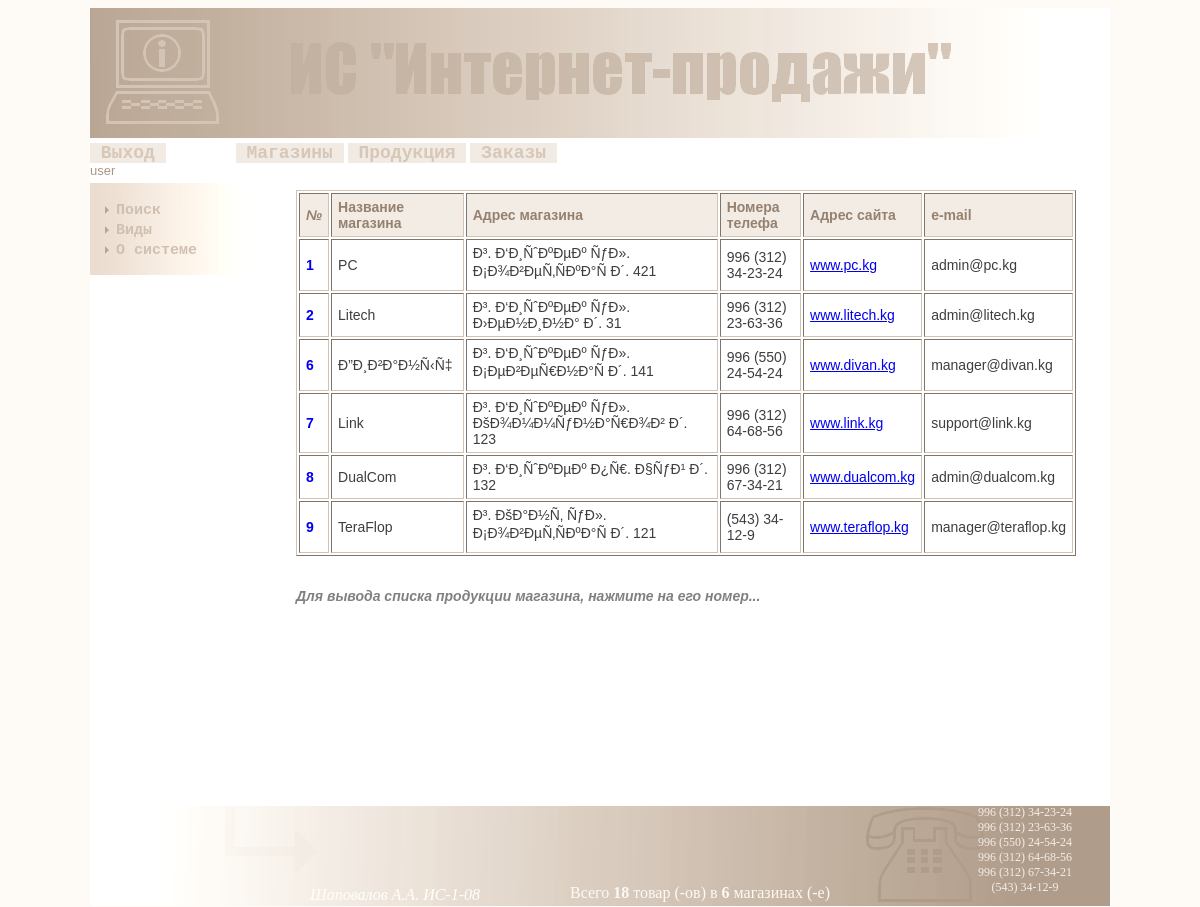
The page /index.php?link=shops (signed in) on the database its author committed.
### tables this page shows
CREATE TABLE IF NOT EXISTS `shops` (
  `id` int(11) NOT NULL AUTO_INCREMENT,
  `name` varchar(255) DEFAULT NULL,
  `address` varchar(255) DEFAULT NULL,
  `tel` varchar(100) DEFAULT NULL,
  `site` varchar(100) DEFAULT NULL,
  `email` varchar(100) DEFAULT NULL,
  PRIMARY KEY (`id`),
  UNIQUE KEY `id_UNIQUE` (`id`)
);

### www/server/action.php (called while the page is built, shortened)
<?
if(isset($_GET['link']) and $_GET['link']=='products')
{
	include('server/products.php');
}
elseif(isset($_GET['link']) and $_GET['link']=='shops')
{
	include('server/shops.php');
}
elseif(isset($_GET['link']) and $_GET['link']=='orders')
{
	include('server/orders.php');
}
elseif(isset($_GET['link']) and $_GET['link']=='deliveries')
{
	include('server/deliveries.php');
}
elseif(isset($_GET['link']) and $_GET['link']=='search')
{
	include('server/search.php');
}
elseif(isset($_GET['link']) and $_GET['link']=='type')
{
	include('server/type.php');
}
elseif((isset($_GET['link']) and $_GET['link']=='about') or (!isset($_GET['link'])))
{
	include('server/about.php');
}
elseif(isset($_GET['link']) and $_GET['link']=='')
{
	$content='<b>Неверный запрос!!!</b>';
	$keywords='Неверный запрос';
	$title='Неверный запрос';
	$description='Неверный запрос к системе';
}
?>

### www/server/shops.php (the view, shortened to what this page needs)
<?
if(isset($_POST['edit_shop']) and $_SESSION['type']=='admin')
{
	if(!empty($_POST['edit_shopid']) and !empty($_POST['edit_name']) and !empty($_POST['edit_address']) and !empty($_POST['edit_tel']) and !empty($_POST['edit_site']) and !empty($_POST['edit_email']))
	{
		$edit_shopid=$_POST['edit_shopid'];
		$edit_name=$_POST['edit_name'];
		$edit_address=$_POST['edit_address'];
		$edit_tel=$_POST['edit_tel'];
		$edit_site=$_POST['edit_site'];
		$edit_email=$_POST['edit_email'];
		$update=$mysql->query("UPDATE shops SET name='$edit_name', address='$edit_address', tel='$edit_tel', site='$edit_site', email='$edit_email' WHERE id='$edit_shopid'");
		if($update)
		{$content='Информация о магазине <b> '.$edit_name.' </b>успешно обновлена!';}
		else{$content='<b>Ошибка при обновлении информации о магазине!</b>';}
	}
	else{$content='<b>Поля не должны содержать пустых значений!</b>';}
	$title='Обновление информации о магазине';
}
else{
if(isset($_GET['shop_edit']) and $_SESSION['type']=='admin')
{
	if(!empty($_GET['shop_edit']) and is_numeric($_GET['shop_edit']))
	{
		$shop_id=(int)$_GET['shop_edit'];
		$get_shop=$mysql->query("SELECT * FROM shops WHERE id='$shop_id'");
		if($get_shop)
		{
			$row=$get_shop->fetch_array();
			$content='<form method="post" action="'.$_SERVER['PHP_SELF'].'?'.$_SERVER['QUERY_STRING'].'"><table border=1><tr id="table_head"><td>№</td><td>Название</td><td>Адрес</td><td>Телефон</td><td>Сайт</td><td>e-mail</td></tr><tr><td><input type="hidden" name="edit_shopid" value="'.$row['id'].'">'.$row['id'].'</td><td><input type="text" name="edit_name" size="30" maxlength="255" value="'.$row['name'].'"></td><td><input type="text" name="edit_address" size="20" maxlength="255" value="'.$row['address'].'"></td><td><input type="text" name="edit_tel" size="10" maxlength="255" value="'.$row['tel'].'"></td><td><input type="text" name="edit_site" size="10" maxlength="255" value="'.$row['site'].'"></td><td><input type="text" name="edit_email" size="10" maxlength="255" value="'.$row['email'].'"></td></tr></table><br><input type="submit" name="edit_shop" value="Сохранить изменения"></form>';
		}
		else{$content='<b>Ошибка при выборке магазина!</b>';}
	}
	else{$content='<b>Некорректный параметр в строке запроса!</b>';}
	$title='Редактирование магазина';
}
else{
if(isset($_POST['add_shop']) and $_SESSION['type']=='admin')
{
	$title='Добавление магазина';
	if(empty($_POST['add_shop_email']) or empty($_POST['add_shop_site']) or empty($_POST['add_shop_tel']) or empty($_POST['add_shop_address']) or empty($_POST['add_shop_name']))
	{$content='<b>Пустые значения недопустимы!</b>';}
	else
	{
		$add_shop_email=$_POST['add_shop_email'];
		$add_shop_site=$_POST['add_shop_site'];
		$add_shop_tel=$_POST['add_shop_tel'];
		$add_shop_address=$_POST['add_shop_address'];
		$add_shop_name=$_POST['add_shop_name'];
		$insert=$mysql->query("INSERT INTO shops (`id`,`name`,`address`,`tel`,`site`,`email`) VALUES (NULL,'$add_shop_name','$add_shop_address','$add_shop_tel','$add_shop_site','$add_shop_email')");
		if($insert)
		{$content='Магазин успешно добавлен в базу данных!';}
		else{$content='<b>Возникли ошибки при добавлении магазина в базу данных!</b>';}
	}
}
else
{
if(isset($_POST['del_shop']) and isset($_POST['click_del']) and $_SESSION['type']=='admin')
		{
			$title='Удаление магазина';
			if(!empty($_POST['del_shop']))
			{
				$del_shop=(int)$_POST['del_shop'];
				$get_shops=$mysql->query("SELECT id FROM shops WHERE id='$del_shop'");
				$shop_row=$get_shops->fetch_array();
				if(!empty($shop_row))
				{
					$mysql->query('SET FOREIGN_KEY_CHECKS=0');
					$delete_product=$mysql->query("DELETE FROM products WHERE shop_id='$del_shop'");
					$delete_query=$mysql->query("DELETE FROM shops WHERE id='$del_shop'");
					if($delete_query and $delete_product)
					{
						$content='Магазин <b>№ '.$del_shop.'</b> успешно удален!';
					}
					else{$content='<b>Ошибка при удалении магазина!</b>';}
					$mysql->query('SET FOREIGN_KEY_CHECKS=1');
				}
				else{$content='<b>Такого магазина нет в базе данных!</b>';}
			}
			else{$content='<b>Пустые значения недопустимы!</b>';}
		}
else{
	if(!isset($_GET['shop']))
	{
		$query='SELECT * FROM `shops`';
		$result=$mysql->query($query);
if($result)
{
		if($_SESSION['type']=='admin')
		{
			if($result->num_rows!='0')
	{
	for($i=0;$row=$result->fetch_array(MYSQLI_ASSOC);$i++)
		{
	$cont[$i]=sprintf('<tr><td><a id="get_link" href="?link=shops&shop_edit=%s">%s</a></td><td>%s</td><td>%s</td><td>%s</td><td><a target="_blank" href="http://%s">%s</a></td><td>%s</td></tr>',
	$row['id'],$row['id'],$row['name'],$row['address'],$row['tel'],$row['site'],$row['site'],$row['email']);
		}
	$cnt=implode($cont);
	$content='<span id="info_txt">Для редактирования информации о магазине нажмите на его номер:</span><br><br><table width="780" border="1">'.
	'<tr id="table_head"><td><i>№</i></td><td>Название магазина</td><td>Адрес магазина</td><td>Номера телефа</td><td>Адрес сайта</td>
	<td>e-mail</td></tr>
	'.$cnt.'</table><br><br><span id="info_txt">Для удаления магазина введите его номер и нажмите на кнопку "Удалить":</span><br><br>
	<form action="'.$_SERVER['PHP_SELF'].'?'.$_SERVER['QUERY_STRING'].'" method="post">
	<label for="del_shop">При удалении магазина также удалятся все его товары!</label><br><br>
	<input type="text" name="del_shop" size="50" maxlength="255">
	<input type="submit" name="click_del" value="Удалить">
	</form><br><br>
	<span id="info_txt">Для добавления магазина в базу, заполните все поля и нажмите на кнопку "Добавить":</span>
	<br><br>
	<form action="'.$_SERVER['PHP_SELF'].'?'.$_SERVER['QUERY_STRING'].'" method="post">
	<table border=1 >
	<tr id="table_head"><td>Название</td><td>Адрес</td><td>Номер телефона</td><td>Адрес сайта</td><td>e-mail</td></tr><tr><td><input type="text" size="15" maxlength="255" name="add_shop_name"></td><td><input type="text" size="15" maxlength="255" name="add_shop_address"></td><td><input type="text" size="15" maxlength="255" name="add_shop_tel"></td><td><input type="text" size="20" maxlength="255" name="add_shop_site"></td><td><input type="text" size="20" mexlength="255" name="add_shop_email"</td></tr>
	</table>
	<br><input type="submit" name="add_shop" value="Добавить">
	</form>
	';
	}
	else{ $content='Таблица пуста!'; }
		}
		else{
	if($result->num_rows!='0')
	{
	for($i=0;$row=$result->fetch_array(MYSQLI_ASSOC);$i++)
		{
	$cont[$i]=sprintf('<tr><td><a id="get_link" href="?link=shops&shop=%s">%s</a></td><td>%s</td><td>%s</td><td>%s</td><td><a target="_blank" href="http://%s">%s</a></td><td>%s</td></tr>',
	$row['id'],$row['id'],$row['name'],$row['address'],$row['tel'],$row['site'],$row['site'],$row['email']);
		}
	$cnt=implode($cont);
	$content='<table width="780" border="1">'.
	'<tr id="table_head"><td><i>№</i></td><td>Название магазина</td><td>Адрес магазина</td><td>Номера телефа</td><td>Адрес сайта</td>
	<td>e-mail</td></tr>
	'.$cnt.'</table><br><br><span id="info_txt">Для вывода списка продукции магазина, нажмите на его номер...</span>';
	}
	else{ $content='Таблица пуста!'; }
		}
}
else{$content='<b>Магазинов нет в БД!</b>';}
	}
}
}
}
}
?>

### www/blocks/footer.php (shortened to what this page needs)
<div align="center" id="footer"><img  src="css/img/footer.png" /> <p style="margin-top:-20px; margin-right:410px; color:#FFFEFA; font-style:italic;">Шаповалов А.А. ИС-1-08</p>
<?
$selec_prodt=$mysql->query('SELECT id FROM products');
$num_prod=$selec_prodt->num_rows;
$selec_shops=$mysql->query('SELECT id FROM shops');
$num_shops=$selec_shops->num_rows;
$selec_tel=$mysql->query('SELECT tel FROM shops LIMIT 6');
for($i=0;$row_tel=$selec_tel->fetch_array();$i++)
{
	$cnt_tel[$i]=$row_tel['tel'].'<br>';
}
echo '<p style="margin-top:-36px; margin-left:200px; color:#FDF9F4;">Всего <b>'.$num_prod.'</b> товар (-ов) в <b>'.$num_shops.'</b> магазинах (-е)</p>';
echo '<p style="margin-top:-113px; font-size:12px; margin-left:850px; color:#F4EDE6;">'.implode($cnt_tel).'</p>';
?>
</div>

### www/css/style.css (style rules this page uses)
body { background-image:none; background-color:#FEFBF7; }
table { background-color:#FFF; border-color:#D1C2B3; }
table td { padding-left:6px; padding-top:5px; padding-bottom:5px; padding-right:6px; font-size:14px; }
#table_head { background-color:#F3ECE4; font-weight:bold; color:#95816F; }
#get_link { font-weight:bold; text-decoration:none; }
#info_txt { font-style:italic; font-weight:bold; color:gray; }
img { border:none; }
#footer { padding-top:200px; }

### rows shown on the page
shops: id "1", name "PC", address "Ð³. Ð‘Ð¸ÑˆÐºÐµÐº ÑƒÐ». Ð¡Ð¾Ð²ÐµÑ‚ÑÐºÐ°Ñ Ð´. 421", tel "996 (312) 34-23-24", site "www.pc.kg", email "admin@pc.kg"
shops: id "2", name "Litech", address "Ð³. Ð‘Ð¸ÑˆÐºÐµÐº ÑƒÐ». Ð›ÐµÐ½Ð¸Ð½Ð° Ð´. 31", tel "996 (312) 23-63-36", site "www.litech.kg", email "admin@litech.kg"
shops: id "6", name "Ð”Ð¸Ð²Ð°Ð½Ñ‹Ñ‡", address "Ð³. Ð‘Ð¸ÑˆÐºÐµÐº ÑƒÐ». Ð¡ÐµÐ²ÐµÑ€Ð½Ð°Ñ Ð´. 141", tel "996 (550) 24-54-24", site "www.divan.kg", email "manager@divan.kg"
shops: id "7", name "Link", address "Ð³. Ð‘Ð¸ÑˆÐºÐµÐº ÑƒÐ». ÐšÐ¾Ð¼Ð¼ÑƒÐ½Ð°Ñ€Ð¾Ð² Ð´. 123", tel "996 (312) 64-68-56", site "www.link.kg", email "support@link.kg"
shops: id "8", name "DualCom", address "Ð³. Ð‘Ð¸ÑˆÐºÐµÐº Ð¿Ñ€. Ð§ÑƒÐ¹ Ð´. 132", tel "996 (312) 67-34-21", site "www.dualcom.kg", email "admin@dualcom.kg"
shops: id "9", name "TeraFlop", address "Ð³. ÐšÐ°Ð½Ñ‚ ÑƒÐ». Ð¡Ð¾Ð²ÐµÑ‚ÑÐºÐ°Ñ Ð´. 121", tel "(543) 34-12-9", site "www.teraflop.kg", email "manager@teraflop.kg"

### other values the page prints
$reg_user "user"
$num_prod "18"
$num_shops "6"
